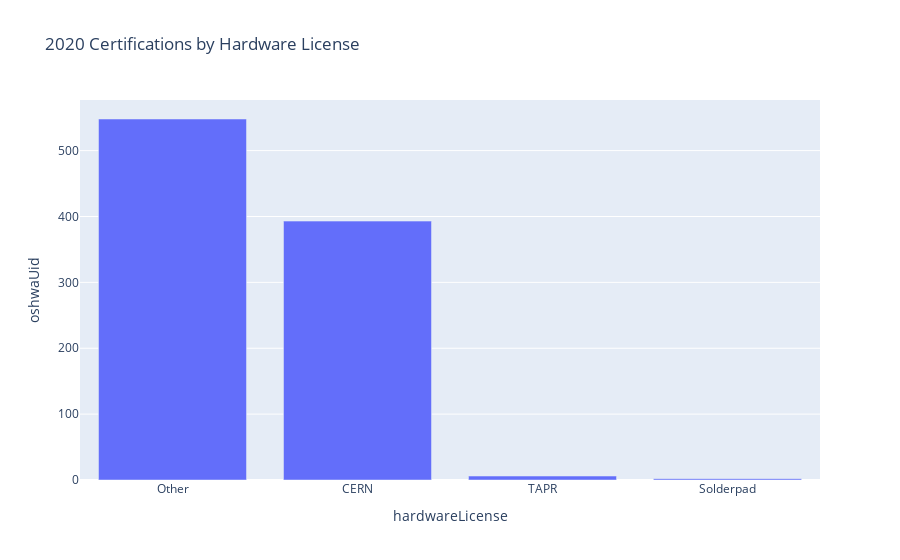

The code cell stored with this chart in its notebook:
### Code cell
hl_data = df2020.groupby("hardwareLicense").count().sort_values("oshwaUid",ascending=False)
fig = px.bar(hl_data,y="oshwaUid",title="2020 Certifications by Hardware License")
fig.show()

### Figure 1 — Plotly figure (JSON) as saved in the notebook; plotly's stock layout.template omitted (floating-point values rounded to 4 significant figures)
{"data": [{"alignmentgroup": "True", "hovertemplate": "hardwareLicense=%{x}<br>oshwaUid=%{y}<extra></extra>", "legendgroup": "", "marker": {"color": "#636efa"}, "name": "", "offsetgroup": "", "orientation": "v", "showlegend": false, "textposition": "auto", "type": "bar", "x": ["Other", "CERN", "TAPR", "Solderpad"], "xaxis": "x", "y": [548, 393, 6, 2], "yaxis": "y"}], "layout": {"barmode": "relative", "legend": {"tracegroupgap": 0}, "title": {"text": "2020 Certifications by Hardware License"}, "xaxis": {"anchor": "y", "domain": [0, 1], "title": {"text": "hardwareLicense"}}, "yaxis": {"anchor": "x", "domain": [0, 1], "title": {"text": "oshwaUid"}}}}
